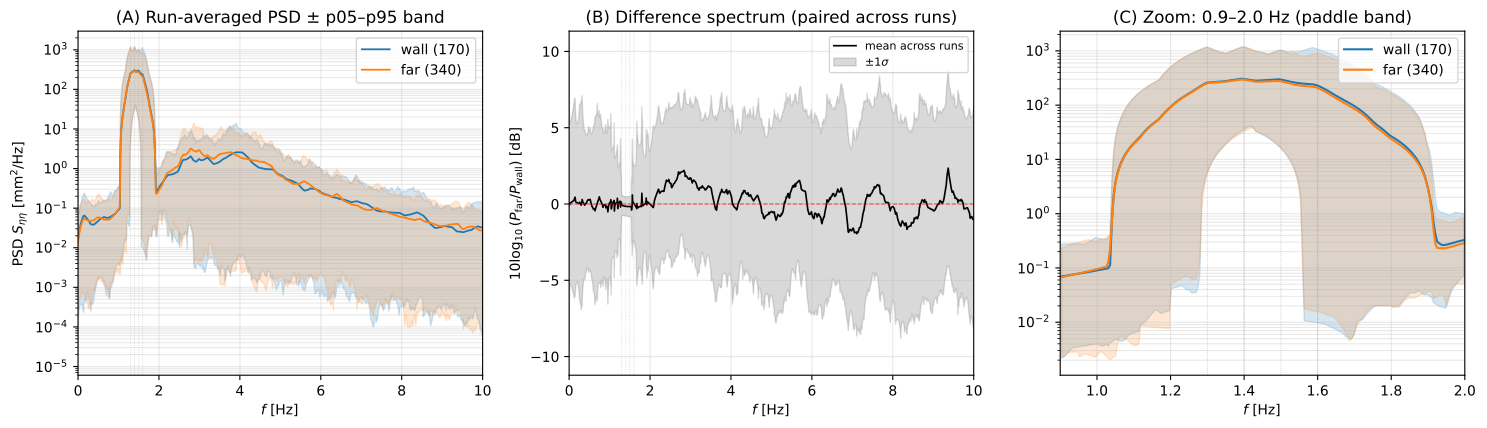

The script that saved this image:
"""
Parallel-probe PSD agreement analysis (CH04 §3 supporting analysis)
====================================================================

Quantifies how the two parallel probes 9373/170 (wall-side) and 9373/340
(far-side) agree on the wind-wave PSD across a set of runs, and what is
gained by averaging them.

NB on labels
------------
The user spec named the two probes "IN" / "OUT". In this project both
9373/170 and 9373/340 sit at the SAME longitudinal distance (9373 mm
from the wavemaker = the IN side); they differ only in lateral position.
The actual OUT probe is 12400/250. To avoid confusion downstream, this
script uses "wall" and "far" throughout. Edit `PROBES` to swap.

Assumed data structure (after the adapter runs)
-----------------------------------------------
    psd_data : dict[str, dict[str, dict[str, np.ndarray]]]
        psd_data[run_id][probe] = {"f": f_array, "Pxx": pxx_array}
    All runs share the same `f_array` (linear-spaced, enforced by the
    `harmonize_grid` adapter; units: Hz).  Pxx in mm²/Hz.

The analysis functions below take that simple dict and use only NumPy,
SciPy, and Matplotlib. Only `_load_psd_data_from_project` is project-
specific (it converts the project's `{csv_path: DataFrame}` cache into
the simple format above). Replace it with your own loader to use this
script outside this project.

Outputs
-------
- analysis_scratch/parallel_probe_psd_agreement.pdf
- A printed summary table to stdout
"""

import sys
from pathlib import Path
sys.path.insert(0, str(Path(__file__).parent.parent))

import numpy as np
import matplotlib
matplotlib.use("Agg")
import matplotlib.pyplot as plt
from scipy import stats

# === Configuration ==========================================================

PROBES = ("9373/170", "9373/340")  # wall-side, far-side (parallel IN probes)
PROBE_LABELS = {"9373/170": "wall (170)", "9373/340": "far (340)"}

# Paddle frequencies (Hz) and a band half-width for narrow-band integration.
# Set to a single fundamental + harmonics if desired; the default lists the
# four thesis frequencies so the harmonic-test table covers all of them.
TARGET_FREQS = (1.3, 1.4, 1.5, 1.6)
BAND_HALFWIDTH_HZ = 0.10        # ±0.1 Hz around each f to integrate PSD

F_MAX_HZ = 10.0                  # crop x-axis (paddle peak + wind tail)
N_GRID = 2048                    # resolution of the harmonized common grid


# === Analysis core (pure NumPy/SciPy) =======================================

def harmonize_grid(psd_data, n_grid=N_GRID, f_max=F_MAX_HZ):
    """Resample each (run, probe) PSD onto a common linear-f grid via interp."""
    f_target = np.linspace(0.0, f_max, n_grid)
    out = {}
    for run_id, run_dict in psd_data.items():
        out[run_id] = {}
        for probe, d in run_dict.items():
            f, pxx = np.asarray(d["f"]), np.asarray(d["Pxx"])
            valid = np.isfinite(pxx) & np.isfinite(f)
            if valid.sum() < 2:
                out[run_id][probe] = np.full_like(f_target, np.nan)
                continue
            out[run_id][probe] = np.interp(
                f_target, f[valid], pxx[valid], left=np.nan, right=np.nan
            )
    return f_target, out


def stack_runs(harmonized, probe):
    """Stack one probe's PSD across runs → shape (n_runs, n_freqs)."""
    rows = [harmonized[r][probe] for r in harmonized if probe in harmonized[r]]
    if not rows:
        raise ValueError(f"No runs contain probe {probe!r}.")
    return np.vstack(rows)


def run_averaged(harmonized, probes):
    """Mean / std / quantile band per probe, averaged in linear power units."""
    summary = {}
    for p in probes:
        st = stack_runs(harmonized, p)
        summary[p] = dict(
            stack=st,
            mean=np.nanmean(st, axis=0),
            std=np.nanstd(st, axis=0, ddof=1),
            p05=np.nanquantile(st, 0.05, axis=0),
            p95=np.nanquantile(st, 0.95, axis=0),
            n=np.sum(np.isfinite(st), axis=0),
        )
    return summary


def safe_db(p):
    """10·log10 with a NaN floor for non-positive values (avoids -inf)."""
    p = np.asarray(p, dtype=float)
    out = np.full_like(p, np.nan)
    pos = p > 0
    out[pos] = 10.0 * np.log10(p[pos])
    return out


def per_freq_paired_diff(stack_a, stack_b):
    """
    Per-bin paired difference in dB across runs: d_r(f) = 10log P_b - 10log P_a.
    Returns (diff_db, mean, std, p_value, n_per_bin).
    p_value is from a per-bin paired t-test (H0: mean = 0 dB).
    """
    diff_db = safe_db(stack_b) - safe_db(stack_a)            # (n_runs, n_freqs)
    mean = np.nanmean(diff_db, axis=0)
    std = np.nanstd(diff_db, axis=0, ddof=1)
    n = np.sum(np.isfinite(diff_db), axis=0)
    se = std / np.sqrt(np.where(n > 0, n, 1))
    with np.errstate(divide="ignore", invalid="ignore"):
        t = np.where(se > 0, mean / se, np.nan)
    pval = np.where(n > 1, 2 * stats.t.sf(np.abs(t), df=np.maximum(n - 1, 1)),
                    np.nan)
    return diff_db, mean, std, pval, n


def _band_amplitudes(stack, f, lo, hi):
    """Per-run band-integrated amplitude: A = sqrt(2 · ∫ S(f) df) over [lo, hi]."""
    m = (f >= lo) & (f <= hi)
    if m.sum() < 2:
        return np.full(stack.shape[0], np.nan)
    int_p = np.trapezoid(stack[:, m], f[m], axis=1)
    return np.sqrt(2.0 * np.maximum(int_p, 0.0))


def harmonic_summary(harmonized, f, probes, target_freqs, halfwidth):
    """
    For each target frequency: per-run dB difference at the bin, paired t-test,
    cross-run correlation of band-integrated amplitudes, and variance of
    the simple mean compared to each single-probe variance.

    Also returns the mean of per-run linear power ratios `P_b[bin] / P_a[bin]`
    (for the reader-friendly Option-D table) and the per-run amplitudes
    (for downstream non-parametric spread reporting if desired).
    """
    stack_a = stack_runs(harmonized, probes[0])
    stack_b = stack_runs(harmonized, probes[1])
    rows = []
    for fh in target_freqs:
        # Nearest bin for the per-bin dB test
        bin_idx = int(np.argmin(np.abs(f - fh)))
        pa = stack_a[:, bin_idx]
        pb = stack_b[:, bin_idx]
        d_db = safe_db(pb) - safe_db(pa)
        d_db = d_db[np.isfinite(d_db)]
        if len(d_db) >= 2:
            tt = stats.ttest_rel(safe_db(pb), safe_db(pa), nan_policy="omit")
            mean_db, std_db, p_val = float(np.mean(d_db)), float(np.std(d_db, ddof=1)), float(tt.pvalue)
        else:
            mean_db, std_db, p_val = np.nan, np.nan, np.nan

        # Geometric mean of per-run power ratios = 10^(mean_dB / 10).
        # Geometric is the natural mean for ratios (and the natural pair to
        # the dB math); arithmetic mean blows up when one run has a small
        # P_wall, which we observed at 1.6 Hz nowind (1 run inflated the
        # arithmetic mean to 1.50 while the median stayed near 1.00).
        ratio_mean = float(10 ** (mean_db / 10.0)) if np.isfinite(mean_db) else np.nan

        # Band-integrated amplitudes for variance / correlation
        a_a = _band_amplitudes(stack_a, f, fh - halfwidth, fh + halfwidth)
        a_b = _band_amplitudes(stack_b, f, fh - halfwidth, fh + halfwidth)
        finite = np.isfinite(a_a) & np.isfinite(a_b)
        n_band = int(finite.sum())
        if n_band >= 3:
            r = float(np.corrcoef(a_a[finite], a_b[finite])[0, 1])
        else:
            r = np.nan
        v_a = float(np.var(a_a[finite], ddof=1)) if n_band > 1 else np.nan
        v_b = float(np.var(a_b[finite], ddof=1)) if n_band > 1 else np.nan
        cov = r * np.sqrt(v_a * v_b) if (n_band > 1 and np.isfinite(r)) else 0.0
        v_mean = 0.25 * (v_a + v_b + 2 * cov) if n_band > 1 else np.nan
        red_vs_min = (1 - v_mean / min(v_a, v_b)) * 100 if (
            n_band > 1 and min(v_a, v_b) > 0) else np.nan

        rows.append(dict(
            freq=fh, n=int(len(d_db)),
            mean_db=mean_db, std_db=std_db, p_value=p_val,
            ratio_mean=ratio_mean,
            n_band=n_band, corr=r,
            std_a=np.sqrt(v_a) if np.isfinite(v_a) else np.nan,
            std_b=np.sqrt(v_b) if np.isfinite(v_b) else np.nan,
            std_mean=np.sqrt(v_mean) if np.isfinite(v_mean) else np.nan,
            reduction_pct=red_vs_min,
        ))
    return rows


# === Plotting (pure matplotlib) =============================================

def plot_three_panel(f, summary, diff_mean, diff_std, target_freqs, out_path,
                     probes=PROBES):
    """A) overlay of run-averaged PSDs with p05–p95 band; B) difference
    spectrum (dB) ± 1σ across runs; C) zoom around paddle harmonics."""
    fig, axes = plt.subplots(1, 3, figsize=(15, 4.4))
    colors = {probes[0]: "tab:blue", probes[1]: "tab:orange"}

    # Panel A — overlay of run-averaged PSDs
    ax = axes[0]
    for p in probes:
        s = summary[p]
        ax.plot(f, s["mean"], color=colors[p], lw=1.3, label=PROBE_LABELS[p])
        ax.fill_between(f, s["p05"], s["p95"], color=colors[p], alpha=0.18)
    for fh in target_freqs:
        ax.axvline(fh, color="grey", ls=":", lw=0.5, alpha=0.4)
    ax.set_yscale("log"); ax.set_xlim(0, F_MAX_HZ)
    ax.set_xlabel(r"$f$ [Hz]")
    ax.set_ylabel(r"PSD $S_{\eta\eta}$ [mm$^{2}$/Hz]")
    ax.set_title("(A) Run-averaged PSD ± p05–p95 band")
    ax.grid(True, which="both", alpha=0.3); ax.legend(loc="upper right")

    # Panel B — difference spectrum in dB
    ax = axes[1]
    ax.plot(f, diff_mean, color="black", lw=1.2, label="mean across runs")
    ax.fill_between(f, diff_mean - diff_std, diff_mean + diff_std,
                    color="grey", alpha=0.3, label=r"$\pm 1\sigma$")
    ax.axhline(0, color="red", ls="--", lw=0.8, alpha=0.7)
    for fh in target_freqs:
        ax.axvline(fh, color="grey", ls=":", lw=0.5, alpha=0.4)
    ax.set_xlim(0, F_MAX_HZ)
    ax.set_xlabel(r"$f$ [Hz]")
    ax.set_ylabel(r"$10\log_{10}(P_\mathrm{far}/P_\mathrm{wall})$ [dB]")
    ax.set_title("(B) Difference spectrum (paired across runs)")
    ax.grid(True, alpha=0.3); ax.legend(loc="upper right", fontsize=8)

    # Panel C — zoom around paddle harmonics
    ax = axes[2]
    f_lo = max(0.0, min(target_freqs) - 0.4)
    f_hi = max(target_freqs) + 0.4
    for p in probes:
        s = summary[p]
        m = (f >= f_lo) & (f <= f_hi)
        ax.plot(f[m], s["mean"][m], color=colors[p], lw=1.5,
                label=PROBE_LABELS[p])
        ax.fill_between(f[m], s["p05"][m], s["p95"][m],
                        color=colors[p], alpha=0.18)
    for fh in target_freqs:
        ax.axvline(fh, color="grey", ls=":", lw=0.6, alpha=0.5)
    ax.set_yscale("log"); ax.set_xlim(f_lo, f_hi)
    ax.set_xlabel(r"$f$ [Hz]")
    ax.set_title(f"(C) Zoom: {f_lo:.1f}–{f_hi:.1f} Hz (paddle band)")
    ax.grid(True, which="both", alpha=0.3); ax.legend(loc="upper right")

    fig.tight_layout()
    fig.savefig(out_path, dpi=200, bbox_inches="tight")
    print(f"Saved -> {out_path}")
    plt.close(fig)


# === Thesis-table writer (LaTeX tabular -> output/TABLES/) ==================

THESIS_TABLE_BASE = "ch04_parallel_probe_psd_agreement"

# Range × wind cells produce one table each. Keys map to file-name suffixes
# (and FIGURE_CAPTIONS keys in main_save_figures.py).
RANGE_LABELS = {"lowrange": "low", "highrange": "high"}
WIND_LABELS = {"nowind": "no", "fullwind": "full"}


def _table_name(range_label, wind_label):
    """e.g. ('lowrange', 'nowind') -> 'ch04_parallel_probe_psd_agreement_lowrange_nowind'."""
    return f"{THESIS_TABLE_BASE}_{range_label}_{wind_label}"


def _format_body_lines(rows: list[dict]) -> list[str]:
    """Render harmonic-summary rows into LaTeX body lines (one per freq).

    Shared between the per-(range × wind) table and the merged-winds table
    so the two presentations are guaranteed identical at the cell level.
    """
    lines = []
    for r in rows:
        # "Beste probe" = single probe with smallest std(A). Mean is excluded
        # from the comparison (averaging is judged separately by Variansøkning).
        if np.isfinite(r["std_a"]) and np.isfinite(r["std_b"]):
            best = "nær" if r["std_a"] < r["std_b"] else "fjern"
        else:
            best = "n/a"
        f_cell = f"\\num{{{r['freq']:.2f}}}"
        ratio_cell = (f"\\num{{{r['ratio_mean']:.2f}}}"
                      if np.isfinite(r["ratio_mean"]) else "n/a")
        rho_cell = (f"\\num{{{r['corr']:+.3f}}}"
                    if np.isfinite(r["corr"]) else "n/a")
        best_cell = best
        # Sign: positive % = averaging WORSENS precision vs the better single
        # probe. `reduction_pct` is the fractional REDUCTION (negative when
        # worse), so negate.
        v_cell = (f"\\num{{{-r['reduction_pct']:+.1f}}}"
                  if np.isfinite(r["reduction_pct"]) else "n/a")
        lines.append(
            f"    {f_cell} & {ratio_cell} & {rho_cell} & {best_cell} & {v_cell} \\\\"
        )
    return lines


def write_merged_winds_tex_table(
    rows_by_wind: dict[str, list[dict]],
    out_path: Path,
    *,
    range_label: str,
    scope_notes: dict,
) -> None:
    """Render two wind conditions in ONE .tex with sub-section headers.

    Style modelled on tab:ch04_wind_setup_baseline_table — one combined
    \\caption + \\label, body uses \\multicolumn{5}{l}{\\itshape <wind>} per
    sub-section. Cell formatting is identical to the per-cell tables
    (shared via _format_body_lines), so the merged table reads as the
    union of the per-cell tables, not a different analysis.

    Wind ordering: nowind (baseline) above, fullwind (perturbation) below.
    """
    from datetime import datetime as _dt
    from wavescripts.plot_utils import _lookup_central_caption

    table_name = f"{THESIS_TABLE_BASE}_{range_label}_merged"
    # Caption lives in TABLE_CAPTIONS (main_save_tables.py) → persisted at
    # output/.table_captions.json. The default _lookup_central_caption
    # path is .figure_captions.json, so pass json_path explicitly.
    base_dir = Path(__file__).resolve().parent.parent
    _captions_json = base_dir / "output" / ".table_captions.json"
    caption_full  = _lookup_central_caption(table_name, kind="full",
                                            json_path=_captions_json)
    caption_short = _lookup_central_caption(table_name, kind="short",
                                            json_path=_captions_json)
    if caption_full and caption_short:
        caption_block = (f"  \\caption[{caption_short}]{{\n"
                         f"    {caption_full}\n  }}\n")
    elif caption_full:
        caption_block = f"  \\caption{{\n    {caption_full}\n  }}\n"
    else:
        caption_block = ("  \\caption{\n"
                         "    % TODO: write caption "
                         "(edit TABLE_CAPTIONS in main_save_tables.py)\n"
                         "  }\n")

    WIND_HEADER = {"nowind": "Uten vind", "fullwind": "Full vind"}

    # Per-wind n-runs lines for the immutable provenance block.
    n_lines = []
    for wkey in ("nowind", "fullwind"):
        rs = rows_by_wind.get(wkey) or []
        if rs:
            n_str = ", ".join(f"{r['freq']:.1f}Hz:n={r['n']}" for r in rs)
            n_lines.append(f"%   N runs ({wkey:>8}): {n_str}")

    immutable = "\n".join([
        "%! TEX root = ../main.tex",
        "% ==============================================================",
        "% IMMUTABLE — generated automatically, do not edit this block",
        "%",
        "% — Provenance ───────────────────────────────────────────────────",
        "%   script            : analysis_scratch/parallel_probe_psd_agreement.py",
        "%   plot_type         : parallel_probe_psd_agreement_table_merged",
        "%   chapter           : 04",
        f"%   generated_at      : {_dt.now().isoformat(timespec='seconds')}",
        f"%   caption_label     : tab:{table_name}",
        f"%   caption_short     : {caption_short or ''}",
        "%",
        "% — Method ────────────────────────────────────────────────────",
        "%   Same per-row analysis as the per-(range × wind) tables; cells",
        "%   formatted via the shared _format_body_lines helper. Two wind",
        "%   conditions are stacked in a single \\begin{table}, separated",
        "%   by italic sub-section headers (\\multicolumn{5}{l}{\\itshape …}),",
        "%   following the tab:ch04_wind_setup_baseline_table convention.",
        "%   Pairwise comparison of 9373/170 (wall) and 9373/340 (far) at",
        "%   each thesis paddle frequency (1.3, 1.4, 1.5, 1.6 Hz).",
        "%   P_fjern/P_nær : geometric mean across runs of P_far[bin]/P_wall[bin].",
        "%   Pearsons ρ    : Pearson correlation across runs of band-integrated A.",
        "%   Beste probe   : single probe with smallest std(A).",
        "%   Variansøkning [%] : % change in Var(½(A_wall+A_far)) vs the better single.",
        "%",
        "% — Inputs ────────────────────────────────────────────────────",
        *n_lines,
        f"%   probe-range setup : {range_label}",
        f"%   data scope (uten) : {scope_notes.get((range_label, 'nowind'), '')}",
        f"%   data scope (full) : {scope_notes.get((range_label, 'fullwind'), '')}",
        "%",
        "% ── end immutable block ─────────────────────────────────────────",
    ])

    # Body: nowind block, midrule, fullwind block. Sub-section headers
    # are \multicolumn{5}{l}{\itshape ...} rows, not text outside tabular.
    body_chunks = []
    first = True
    for wkey in ("nowind", "fullwind"):
        rs = rows_by_wind.get(wkey) or []
        if not rs:
            continue
        if not first:
            body_chunks.append("    \\midrule")
        body_chunks.append(
            f"    \\multicolumn{{5}}{{l}}{{\\itshape {WIND_HEADER[wkey]}}} \\\\"
        )
        body_chunks.extend(_format_body_lines(rs))
        first = False
    body_str = "\n".join(body_chunks)

    table_body = (
        "\\begin{table}[hbt]\n"
        "  \\centering\n"
        "  \\small\n"
        + caption_block
        + f"  \\label{{tab:{table_name}}}\n"
        "  \\begin{tabular}{ccccc}\n"
        "    \\toprule\n"
        "      f [\\unit{\\hertz}] &\n"
        "      $P_\\mathrm{fjern}/P_\\mathrm{nær}$ (snitt) &\n"
        "      Pearsons $\\rho$ &\n"
        "      Beste probe &\n"
        "      Variansøkning ved snitt [\\%]\\\\\n"
        "    \\midrule\n"
        + body_str + "\n"
        "    \\bottomrule\n"
        "  \\end{tabular}\n"
        "\\end{table}\n"
    )

    out_path.parent.mkdir(parents=True, exist_ok=True)
    out_path.write_text(immutable + "\n" + table_body, encoding="utf-8")


def write_tex_table(rows, out_path, *, range_label, wind_label, scope_note):
    """Render `rows` (from harmonic_summary) as a thesis-ready LaTeX tabular.

    Reader-friendly Option-D layout (5 columns):
      Bølgefrekvens | P_fjern/P_nær (snitt) | Pearsons ρ | Beste probe |
      Variansøkning ved snitt [%]

    `range_label`  in {'lowrange', 'highrange'}  — probe-hardware sensitivity
    `wind_label`   in {'nowind', 'fullwind'}     — wind condition filter
    `scope_note`   one-line description of the folder/wind subset, dropped
                   into the IMMUTABLE inputs block so the .tex documents what
                   it was generated from.
    """
    from datetime import datetime as _dt
    from wavescripts.plot_utils import _lookup_central_caption

    table_name = _table_name(range_label, wind_label)
    caption_full = _lookup_central_caption(table_name, kind="full")
    caption_short = _lookup_central_caption(table_name, kind="short")
    if caption_full and caption_short:
        caption_block = (f"  \\caption[{caption_short}]{{\n"
                         f"    {caption_full}\n  }}\n")
    elif caption_full:
        caption_block = f"  \\caption{{\n    {caption_full}\n  }}\n"
    else:
        caption_block = ("  \\caption{\n"
                         "    % TODO: write caption "
                         "(edit FIGURE_CAPTIONS in main_save_figures.py)\n"
                         "  }\n")

    n_per_freq = ", ".join(f"{r['freq']:.1f}Hz:n={r['n']}" for r in rows)
    freq_list = ", ".join(f"{r['freq']:.1f}" for r in rows)
    immutable = "\n".join([
        "%! TEX root = ../main.tex",
        "% ==============================================================",
        "% IMMUTABLE — generated automatically, do not edit this block",
        "%",
        "% — Provenance ───────────────────────────────────────────────────",
        "%   script            : analysis_scratch/parallel_probe_psd_agreement.py",
        "%   plot_type         : parallel_probe_psd_agreement_table",
        "%   chapter           : 04",
        f"%   generated_at      : {_dt.now().isoformat(timespec='seconds')}",
        f"%   caption_label     : tab:{table_name}",
        f"%   caption_short     : {caption_short or ''}",
        "%",
        "% — Method ────────────────────────────────────────────────────",
        "%   Pairwise comparison of 9373/170 (wall) and 9373/340 (far) at",
        "%   each thesis paddle frequency (1.3, 1.4, 1.5, 1.6 Hz).",
        "%   P_fjern/P_nær : geometric mean across runs of P_far[bin]/P_wall[bin]",
        "%               at the PSD bin nearest f, computed as 10^(mean_dB/10).",
        "%               1.00 = perfect calibration agreement. Geometric mean is",
        "%               used because it pairs naturally with the dB math and is",
        "%               robust to a single run with near-zero P_wall.",
        "%   Pearsons ρ : Pearson correlation across runs of band-integrated",
        "%               amplitudes A = sqrt(2·∫ S(f) df) over ±0.1 Hz of f.",
        "%               High ρ ⇒ the two probes track the same physical wave.",
        "%   Beste probe: the single probe with the smallest std(A) across runs",
        "%               (lowest scatter ⇒ better single estimator).",
        "%   Variansøkning ved snitt [%] : % change in Var(½(A_wall + A_far))",
        "%               vs the smaller of Var(A_wall), Var(A_far). Positive",
        "%               ⇒ averaging worsens precision relative to the better",
        "%               single probe (the two probes are not independent).",
        "%",
        "% — Inputs ────────────────────────────────────────────────────",
        f"%   N runs per freq   : {n_per_freq}  (panel-full, quality-ok, both probes)",
        f"%   wind condition    : {wind_label}",
        f"%   probe-range setup : {range_label}",
        f"%   data scope        : {scope_note}",
        f"%   target frequencies: {freq_list} Hz",
        "%",
        "% ── end immutable block ─────────────────────────────────────────",
    ])

    body_lines = _format_body_lines(rows)

    table_body = (
        "\\begin{table}[hbt]\n"
        "  \\centering\n"
        "  \\small\n"
        + caption_block
        + f"  \\label{{tab:{table_name}}}\n"
        "  \\begin{tabular}{ccccc}\n"
        "    \\toprule\n"
        "      f [\\unit{\\hertz}] &\n"
        "      $P_\\mathrm{fjern}/P_\\mathrm{nær}$ (snitt) &\n"
        "      Pearsons $\\rho$ &\n"
        "      Beste probe &\n"
        "      Variansøkning ved snitt [\\%]\\\\\n"
        "    \\midrule\n"
        + "\n".join(body_lines) + "\n"
        "    \\bottomrule\n"
        "  \\end{tabular}\n"
        "\\end{table}\n"
    )

    out_path.parent.mkdir(parents=True, exist_ok=True)
    out_path.write_text(immutable + "\n" + table_body)
    print(f"Saved -> {out_path}")


# === Stdout reporting =======================================================

def print_summary_table(rows, n_runs):
    print()
    print("=" * 80)
    print(f"PARALLEL-PROBE PSD AGREEMENT  (n_runs = {n_runs})")
    print("=" * 80)
    print("Per-bin paired comparison at each target frequency")
    print(f"  {'f [Hz]':>7}  {'n':>4}  {'mean dB':>8}  "
          f"{'sd dB':>8}  {'p (paired t)':>12}  {'r(A_w,A_f)':>11}")
    for r in rows:
        print(f"  {r['freq']:>7.2f}  {r['n']:>4d}  "
              f"{r['mean_db']:>+8.2f}  {r['std_db']:>8.2f}  "
              f"{r['p_value']:>12.3g}  {r['corr']:>+11.3f}")

    print()
    print("Band-integrated amplitude (±0.1 Hz) — variance / std reduction")
    print(f"  {'f [Hz]':>7}  {'n':>4}  {'sd A_wall':>10}  {'sd A_far':>10}  "
          f"{'sd A_mean':>10}  {'var reduce vs best [%]':>23}")
    for r in rows:
        print(f"  {r['freq']:>7.2f}  {r['n_band']:>4d}  "
              f"{r['std_a']:>10.4f}  {r['std_b']:>10.4f}  "
              f"{r['std_mean']:>10.4f}  {r['reduction_pct']:>23.1f}")
    print("=" * 80)
    print("Note: variance pools across all runs in the subset (incl. condition")
    print("variation). Restrict the filter in main() to a single (freq, amp,")
    print("wind) cell to estimate pure measurement reproducibility.")


def print_implications(rows):
    """Plain-language summary of the headline numbers."""
    if not rows:
        return
    # Pick the bin closest to the canonical 1.4 Hz paddle frequency
    canonical = min(rows, key=lambda r: abs(r["freq"] - 1.4))
    fh = canonical["freq"]
    print()
    print("PLAIN-LANGUAGE IMPLICATIONS (canonical f = {:.2f} Hz)".format(fh))
    print("-" * 80)
    print(f"  Typical far-vs-wall PSD difference: {canonical['mean_db']:+.2f} dB "
          f"(p = {canonical['p_value']:.3g}).")
    if np.isfinite(canonical["corr"]):
        print(f"  Cross-run correlation of band amplitudes: r = "
              f"{canonical['corr']:+.3f}.")
    if np.isfinite(canonical["reduction_pct"]):
        sign = "reduces" if canonical["reduction_pct"] > 0 else "INCREASES"
        print(f"  Averaging both probes {sign} amplitude variance by "
              f"~{abs(canonical['reduction_pct']):.1f}% vs the better single probe.")
    p = canonical["p_value"]
    if not np.isfinite(p):
        verdict = "  (Too few runs for a verdict — increase the filter scope.)"
    elif p > 0.05 and abs(canonical["mean_db"]) < 1.0:
        verdict = ("  -> Probes are statistically indistinguishable at this band; "
                   "either is sufficient. Averaging still trims variance.")
    else:
        verdict = ("  -> Probes differ systematically at this band; "
                   "report the mean and disclose the spread.")
    print(verdict)


# === Project-specific data loader (the only non-portable bit) ===============

def _load_psd_data_from_project(target_freqs=TARGET_FREQS,
                                only_fullpanel=True,
                                range_label="lowrange",
                                wind_label=None):
    """
    Convert the project's `{csv_path: DataFrame}` PSD cache into the simple
    `{run_id: {probe: {f, Pxx}}}` format the analysis core consumes.

    Parameters
    ----------
    target_freqs : iterable of float
        Paddle frequencies to keep (within ±0.005 Hz).
    only_fullpanel : bool
        Restrict to PanelCondition == "full" (default true; methodology check).
    range_label : {"lowrange", "highrange"}
        Probe-hardware sensitivity setup. Selects a different folder pool:
          - "lowrange"  : 26 + 27 March 2026 height100-lowrange folders
                          (parallel-probe canon, low-sensitivity hardware).
          - "highrange" : 16 + 19 March 2026 under9Mooring folders
                          (parallel-probe canon, high-sensitivity hardware,
                           272 mm above tank). Smaller n (~11 thesis runs).
        The poor-quality high-range 100mm batch and the 136mm batch are
        deliberately excluded per CLAUDE-level decision (2026-05-06).
    wind_label : {"nowind", "fullwind", None}
        WindCondition filter. None pools all wind conditions (legacy).
    """
    from wavescripts.improved_data_loader import load_analysis_data

    base = Path(__file__).parent.parent
    if range_label == "lowrange":
        target_dirs = [
            base / "waveprocessed/PROCESSED-20260326-ProbePos4_31_FPV_2-tett6roof-under9Mooring-height100-lowrange",
            base / "waveprocessed/PROCESSED-20260327-ProbePos4_31_FPV_2-tett6roof-under9Mooring30-height100-lowrange",
        ]
    elif range_label == "highrange":
        target_dirs = [
            base / "waveprocessed/PROCESSED-20260316-ProbePos4_31_FPV_2-tett6roof-under9Mooring",
            base / "waveprocessed/PROCESSED-20260319-ProbePos4_31_FPV_2-tett6roof-under9Mooring",
        ]
    else:
        raise ValueError(f"range_label must be 'lowrange' or 'highrange', got {range_label!r}")

    meta, _proc, _fft, psd_dict = load_analysis_data(
        *map(str, target_dirs), load_processed=False
    )
    mask = (
        meta["WaveFrequencyInput [Hz]"].notna()
        & meta["WaveFrequencyInput [Hz]"].apply(
            lambda v: any(abs(v - fh) < 0.005 for fh in target_freqs))
        & (meta["quality_flag"] == "ok")
    )
    if only_fullpanel:
        mask &= (meta["PanelCondition"] == "full")
    if wind_label == "nowind":
        mask &= (meta["WindCondition"] == "no")
    elif wind_label == "fullwind":
        mask &= (meta["WindCondition"] == "full")
    elif wind_label is not None:
        raise ValueError(f"wind_label must be 'nowind', 'fullwind', or None, got {wind_label!r}")

    sel_paths = meta.loc[mask, "path"].tolist()
    sel_paths = [p for p in sel_paths if p in psd_dict]
    print(f"  {len(sel_paths)} runs selected for {range_label}/{wind_label or 'pooled'}.")

    psd_data = {}
    for path in sel_paths:
        df = psd_dict[path]
        # Include parent folder in the run_id; the two canon March-2026
        # folders share filenames (only the mooring config differs in the
        # folder name), so Path(path).stem alone collides.
        run_id = f"{Path(path).parent.name}/{Path(path).stem}"
        per_run = {}
        for probe in PROBES:
            col = f"Pxx {probe}"
            if col not in df.columns:
                continue
            ser = df[col].dropna()
            if len(ser) < 2:
                continue
            per_run[probe] = {
                "f": ser.index.to_numpy(),
                "Pxx": ser.to_numpy(),
            }
        # Only keep runs where BOTH probes have data — the paired t-test
        # downstream requires row-aligned stacks.
        if all(p in per_run for p in PROBES):
            psd_data[run_id] = per_run
    print(f"  {len(psd_data)} runs retained (both parallel probes present).")
    return psd_data


# === Driver =================================================================

def main():
    """Generate one .tex table per (range, wind) cell — 4 tables total.

    Also keeps the legacy three-panel diagnostic PDF, regenerated from the
    pooled lowrange (no wind filter) for reference.
    """
    base = Path(__file__).resolve().parent.parent
    tables_dir = base / "output" / "TABLES"

    # The four reader-facing tables (Option D, 5 cols, Norwegian headers).
    scope_notes = {
        ("lowrange", "nowind"):
            "low-range hardware, 100mm above; under9Mooring + under9Mooring30 (Mar 26+27 2026); WindCondition=no",
        ("lowrange", "fullwind"):
            "low-range hardware, 100mm above; under9Mooring + under9Mooring30 (Mar 26+27 2026); WindCondition=full",
        ("highrange", "nowind"):
            "high-range hardware, 272mm above; under9Mooring (Mar 16+19 2026); WindCondition=no",
        ("highrange", "fullwind"):
            "high-range hardware, 272mm above; under9Mooring (Mar 16+19 2026); WindCondition=full",
    }
    last_rows = None
    last_harmonized = None
    last_f = None
    rows_cache: dict[tuple[str, str], list] = {}   # (range, wind) → rows
    for range_label in ("lowrange", "highrange"):
        for wind_label in ("nowind", "fullwind"):
            print(f"\n=== {range_label} / {wind_label} ===")
            psd_data = _load_psd_data_from_project(
                range_label=range_label, wind_label=wind_label
            )
            if not psd_data:
                print(f"  No runs — skipping {range_label}/{wind_label}.")
                continue
            f, harmonized = harmonize_grid(psd_data, n_grid=N_GRID, f_max=F_MAX_HZ)
            rows = harmonic_summary(harmonized, f, PROBES, TARGET_FREQS,
                                    BAND_HALFWIDTH_HZ)
            rows_cache[(range_label, wind_label)] = rows

            # The four per-(range × wind) .tex files were dropped 2026-05-09
            # — superseded by the two merged tables below
            # (ch04_parallel_probe_psd_agreement_{low,high}range_merged).
            # write_tex_table() is intentionally left in the module so the
            # individual outputs can be re-enabled by uncommenting one line:
            #     write_tex_table(rows, tables_dir / f"{_table_name(...)}.tex",
            #                     range_label=..., wind_label=...,
            #                     scope_note=scope_notes[(..., ...)])
            print_summary_table(rows, n_runs=len(harmonized))
            if range_label == "lowrange":
                last_rows = rows
                last_harmonized = harmonized
                last_f = f

    # Merged-winds tables (2026-05-09): each (range) gets one table that
    # stacks both wind conditions via \multicolumn{5}{l}{\itshape ...}
    # sub-section headers. Style modelled on tab:ch04_wind_setup_baseline_table.
    # Cell formatting reuses _format_body_lines so the merged table is
    # cell-for-cell identical to the union of the per-(range × wind) tables.
    for merge_range in ("lowrange", "highrange"):
        nw_rows = rows_cache.get((merge_range, "nowind"))
        fw_rows = rows_cache.get((merge_range, "fullwind"))
        if nw_rows and fw_rows:
            print(f"\n=== {merge_range} merged (uten + full vind) ===")
            out_tex = tables_dir / f"{THESIS_TABLE_BASE}_{merge_range}_merged.tex"
            write_merged_winds_tex_table(
                {"nowind": nw_rows, "fullwind": fw_rows},
                out_tex,
                range_label=merge_range,
                scope_notes=scope_notes,
            )
            print(f"  Wrote {out_tex.relative_to(base)}")

    # Legacy 3-panel diagnostic PDF (pooled lowrange, all winds) — kept for the
    # pre-existing CH04 figure pipeline. Falls back to the lowrange+nowind
    # subset if the pooled load returns nothing for some reason.
    print("\n=== Diagnostic PDF (pooled lowrange, all winds) ===")
    psd_pooled = _load_psd_data_from_project(
        range_label="lowrange", wind_label=None
    )
    if psd_pooled:
        f, harmonized = harmonize_grid(psd_pooled, n_grid=N_GRID, f_max=F_MAX_HZ)
        summary = run_averaged(harmonized, PROBES)
        stack_a = stack_runs(harmonized, PROBES[0])
        stack_b = stack_runs(harmonized, PROBES[1])
        _, diff_mean, diff_std, _, _ = per_freq_paired_diff(stack_a, stack_b)
        out_pdf = Path(__file__).parent / "parallel_probe_psd_agreement.pdf"
        plot_three_panel(f, summary, diff_mean, diff_std, TARGET_FREQS, str(out_pdf))
        # Plain-language headline from the pooled data (handy console summary).
        rows_pooled = harmonic_summary(harmonized, f, PROBES, TARGET_FREQS,
                                       BAND_HALFWIDTH_HZ)
        print_implications(rows_pooled)


if __name__ == "__main__":
    main()
